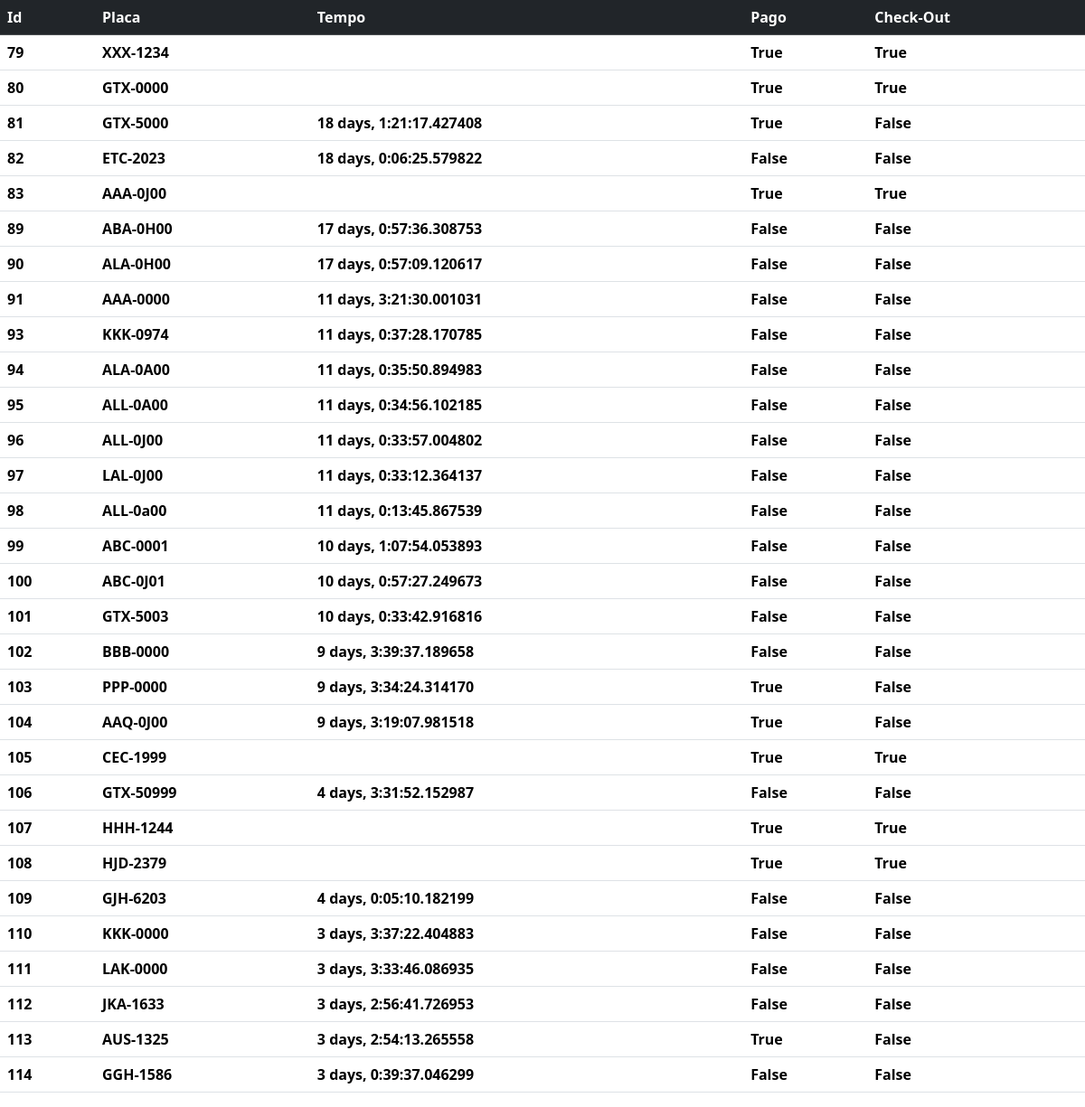
Before: /parking/list/ with the older database file.
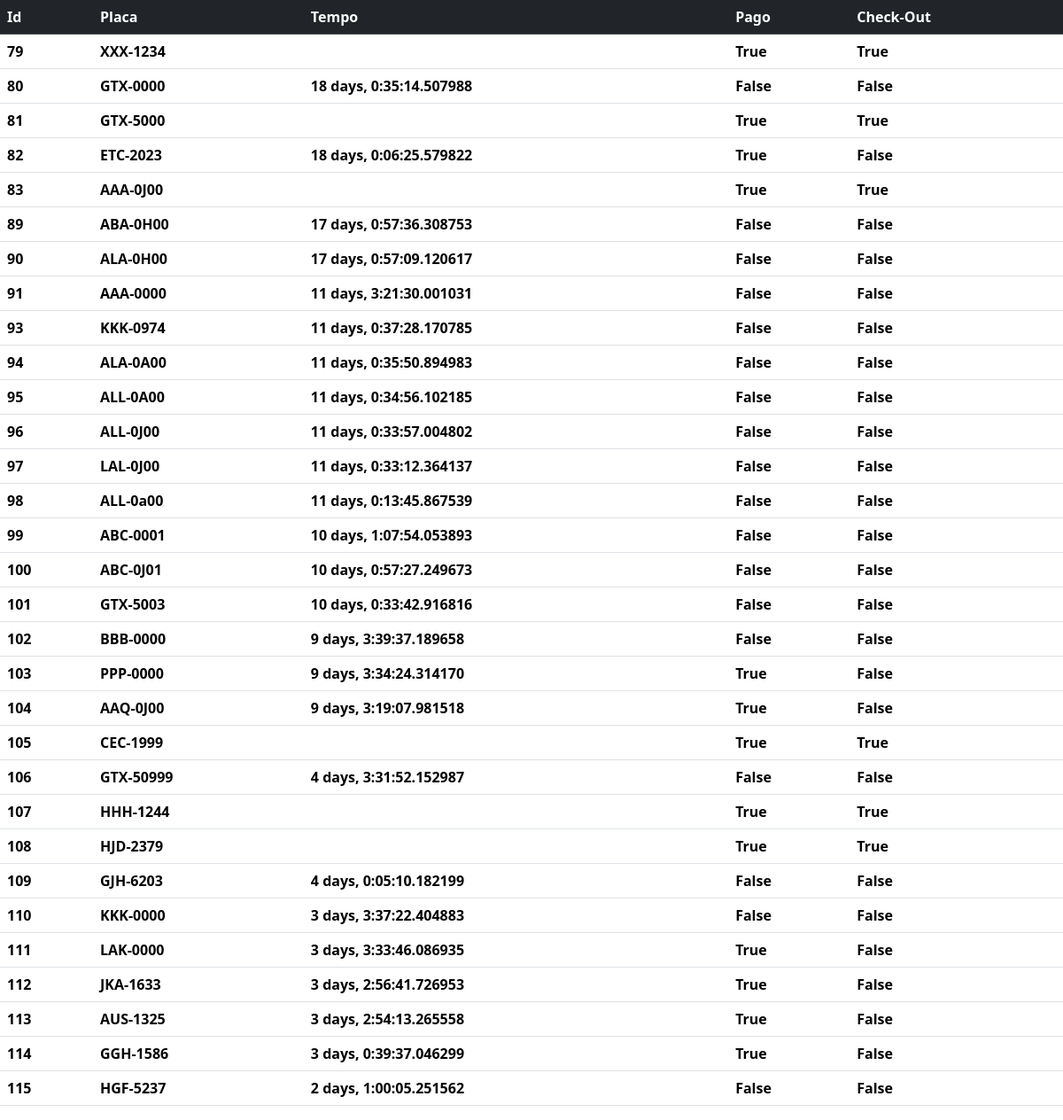
After: the same page with the newer database file.
### parking/models.py (models this page shows, shortened)
class Reservation(models.Model):
    plate = models.CharField(
        validators=[
            RegexValidator(r"[A-Z]{3}[-][0-9][0-9A-J][0-9]{2}",
            message="The Format plate is no Valid")],
            max_length=8,
            unique=True)
    date = models.DateTimeField(auto_now_add=True)
    paid = models.BooleanField(default=False, blank=False)
    left = models.BooleanField(default=False, blank=False)
    def get_duration(self):
        time = datetime.now(timezone.utc) - self.date
        try:
            return time
        except:
           return None

### parking/views.py (the view)
# urls.py: path("list/", views.list_reservation),
def list_reservation(request):
    reservartions = Reservation.objects.all()
    return render(request,"Reservation/reservation.html",{'reservations':reservartions}, status = 200)

### parking/templates/Reservation/reservation.html (shortened to what this page needs)
<html>
<head>
  {% load bootstrap5 %}
  {% bootstrap_css %}
</head>
<body>
  <div>
    <table class="table">
      <thead class="table-dark">
        <tr>
          <th scope="col">Id</th>
          <th scope="col">Placa</th>
          <th scope="col">Tempo</th>
          <th scope="col">Pago</th>
          <th scope="col">Check-Out</th>
        </tr>
      </thead>
      <tbody>
        {% for reservation in reservations %}
        <tr>
          <th scope="row">{{ reservation.id }}</th>
          <th>{{ reservation.plate }}</th>
          {% if reservation.left != True %}
          <th>{{ reservation.get_duration  }}</th>
          {% else %}
          <th>{{ reservation.time }}</th>
          {% endif %}
          <th>{{ reservation.paid }}</th>
          <th>{{ reservation.left }}</th>
        </tr>
        {% endfor %}
      </tbody>
    </table>
  </div>
</body>

Changed rows visible on the page:
changed Reservation "GTX-0000": get_duration (not shown) → "18 days, 0:35:14.507988"; paid "True" → "False"; left "True" → "False"
changed Reservation "GTX-5000": left "False" → "True"; get_duration "18 days, 1:21:17.427408" → (not shown)
changed Reservation "ETC-2023": paid "False" → "True"
changed Reservation "LAK-0000": paid "False" → "True"
changed Reservation "JKA-1633": paid "False" → "True"
changed Reservation "GGH-1586": paid "False" → "True"
added Reservation: id "115", plate "HGF-5237", get_duration "2 days, 1:00:05.251562", paid "False", left "False"
